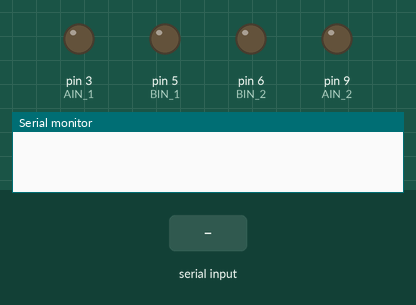
Recording of a sketch running on a simulated Arduino Uno, built with avr-gcc and run on an emulated ATmega328P. Shown: output pins drawn as LEDs (lit = HIGH), the last lines printed to the serial monitor. Inputs (shaded band) come from the test bench.

Above: at 1.2 s.
1.3 s: "l90\n" received over Serial
At 2.2 s:
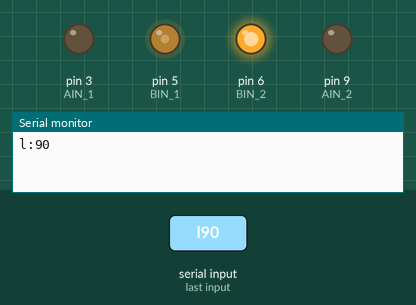
2.8 s: "r90\n" received over Serial
At 3.4 s:
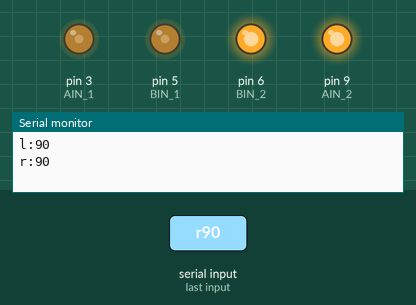
4.3 s: "l,45\n" received over Serial
At 5.7 s:
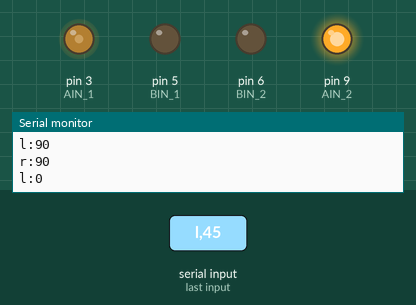
Timing chart, 0 to 7.3 s (numbered marks = the images above; inputs shaded):
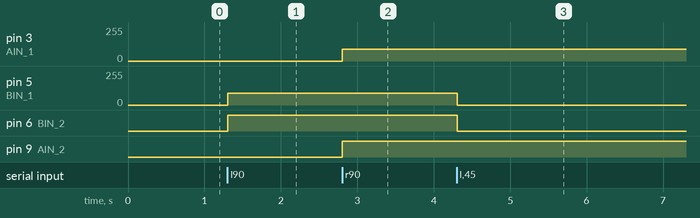

Measured:
- after the input at 1.3 s, pin 5 (BIN_1): 0/255 → 90/255 at once; pin 6 (BIN_2): LOW → HIGH at once
- after the input at 2.8 s, pin 3 (AIN_1): 0/255 → 90/255 at once; pin 9 (AIN_2): LOW → HIGH at once
- after the input at 4.3 s, pin 5 (BIN_1): 90/255 → 0/255 at once; pin 6 (BIN_2): HIGH → LOW at once

The sketch:

FPV_01.ino
```cpp
int BIN_1 = 5;
int BIN_2 = 6;
int AIN_1 = 3;
int AIN_2 = 9;
int MAX_PWM_VOLTAGE = 40;

void setup() {
  Serial.begin(9600);

  pinMode(BIN_1, OUTPUT);
  pinMode(BIN_2, OUTPUT);
  pinMode(AIN_1, OUTPUT);
  pinMode(AIN_2, OUTPUT);
}

void loop() {
  receive_serial_cmd();
}

void receive_serial_cmd(void) {
  static uint8_t cmd[18];         // command buffer
  static uint8_t cmdcount = 0;    // position in the buffer of the received byte
  uint8_t c;                      // received byte
  while(Serial.available()) {
    c = Serial.read();
    if(c > ' ') cmd[cmdcount++] = c;
    if((c == 8) && (cmdcount > 0)) cmdcount--;                // deals with backspaces, if a person on the other side types
    if((c == 0x0d) || (c == 0x0a) || (cmdcount > 16)) {       // end of command, gets interpreted now
      cmd[cmdcount] = 0;    // clear the last byte in cmd buffer
      if(cmdcount > 0) {    // prevent empty cmd buffer parsing
       switch(cmd[0]) {
        case 'l':
          if((cmdcount > 2) && (cmdcount < 7)) {
            int temp = atoi((const char *)&cmd[1]);
            Serial.print("l:");
            Serial.println(temp);

            if(temp > 0) {
              if(temp > 255) temp = 255;
              digitalWrite(BIN_1, HIGH);
              digitalWrite(BIN_2, HIGH);
              analogWrite(BIN_1, temp);
            } else {
              temp = -temp;
              if(temp > 255) temp = 255;
              digitalWrite(BIN_1, HIGH);
              digitalWrite(BIN_2, LOW);
              analogWrite(BIN_1, temp);
            }
          }
          break;
          case 'r':
           if((cmdcount > 2) && (cmdcount < 7)) {
            int temp = atoi((const char *)&cmd[1]);
            Serial.print("r:");
            Serial.println(temp);

            if(temp > 0) {
              if(temp > 255) temp = 255;
              digitalWrite(AIN_1, HIGH);
              digitalWrite(AIN_2, HIGH);
              analogWrite(AIN_1, temp);
            } else {
              temp = -temp;
              if(temp > 255) temp = 255;
              digitalWrite(AIN_1, HIGH);
              digitalWrite(AIN_2, LOW);
              analogWrite(AIN_1, temp);
            }
          }
          break;
          case 'e':   // echo
          Serial.println("echo");
          break;
       }
      }
      cmdcount = 0;
    }
  }
}
```
